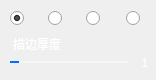
   <widget class="QWidget" name="shapeWindow">
    <property name="minimumSize">
     <size>
      <width>156</width>
      <height>80</height>
     </size>
    </property>
    <property name="maximumSize">
     <size>
      <width>156</width>
      <height>80</height>
     </size>
    </property>
    <property name="windowTitle">
     <string>ShapeWindow</string>
    </property>
    <property name="styleSheet">
     <string notr="true">#shapeWindow{
	background-color: #b3000000;
}</string>
    </property>
    <layout class="QVBoxLayout" name="verticalLayout_2">
     <property name="spacing">
      <number>0</number>
     </property>
     <property name="leftMargin">
      <number>0</number>
     </property>
     <property name="topMargin">
      <number>0</number>
     </property>
     <property name="rightMargin">
      <number>0</number>
     </property>
     <property name="bottomMargin">
      <number>0</number>
     </property>
     <item>
      <widget class="QWidget" name="widgetShape" native="true">
       <layout class="QHBoxLayout" name="horizontalLayout_4">
        <property name="spacing">
         <number>18</number>
        </property>
        <property name="leftMargin">
         <number>10</number>
        </property>
        <property name="topMargin">
         <number>10</number>
        </property>
        <property name="rightMargin">
         <number>10</number>
        </property>
        <property name="bottomMargin">
         <number>7</number>
        </property>
        <item>
         <widget class="QRadioButton" name="rdoShapeEmptyRect">
          <property name="minimumSize">
           <size>
            <width>20</width>
            <height>16</height>
           </size>
          </property>
          <property name="maximumSize">
           <size>
            <width>20</width>
            <height>16</height>
           </size>
          </property>
          <property name="styleSheet">
           <string notr="true">QRadioButton::indicator {
    width: 20px;
    height: 16px;
	image: url(:/tools/tools/rect-normal.png);
}

QRadioButton::indicator:checked {
	image: url(:/tools/tools/rect-press.png);
}</string>
          </property>
          <property name="text">
           <string/>
          </property>
          <property name="checked">
           <bool>true</bool>
          </property>
         </widget>
        </item>
        <item>
         <widget class="QRadioButton" name="rdoShapeFullRect">
          <property name="minimumSize">
           <size>
            <width>20</width>
            <height>16</height>
           </size>
          </property>
          <property name="maximumSize">
           <size>
            <width>20</width>
            <height>16</height>
           </size>
          </property>
          <property name="styleSheet">
           <string notr="true">QRadioButton::indicator {
    width: 20px;
    height: 16px;
	image: url(:/tools/tools/rect-fill-normal.png);
}

QRadioButton::indicator:checked {
	image: url(:/tools/tools/rect-fill-press.png);
}</string>
          </property>
          <property name="text">
           <string/>
          </property>
         </widget>
        </item>
        <item>
         <widget class="QRadioButton" name="rdoShapeEmptyEllipse">
          <property name="minimumSize">
           <size>
            <width>22</width>
            <height>16</height>
           </size>
          </property>
          <property name="maximumSize">
           <size>
            <width>22</width>
            <height>16</height>
           </size>
          </property>
          <property name="styleSheet">
           <string notr="true">QRadioButton::indicator {
    width: 22px;
    height: 16px;
	image: url(:/tools/tools/ellipse-normal.png);
}

QRadioButton::indicator:checked {
	image: url(:/tools/tools/ellipse-press.png);
}</string>
          </property>
          <property name="text">
           <string/>
          </property>
         </widget>
        </item>
        <item>
         <widget class="QRadioButton" name="rdoShapeFullEllipse">
          <property name="minimumSize">
           <size>
            <width>20</width>
            <height>16</height>
           </size>
          </property>
          <property name="maximumSize">
           <size>
            <width>20</width>
            <height>16</height>
           </size>
          </property>
          <property name="styleSheet">
           <string notr="true">QRadioButton::indicator {
    width: 20px;
    height: 16px;
	image: url(:/tools/tools/ellipse-fill-normal.png);
}

QRadioButton::indicator:checked {
	image: url(:/tools/tools/ellipse-fill-press.png);
}</string>
          </property>
          <property name="text">
           <string/>
          </property>
         </widget>
        </item>
       </layout>
      </widget>
     </item>
     <item>
      <widget class="QLabel" name="labelBorderSize">
       <property name="styleSheet">
        <string notr="true">font: 10pt &quot;Microsoft YaHei&quot;;
color: #ffffff;
margin: 2px 0px 2px 10px;</string>
       </property>
       <property name="text">
        <string>描边厚度</string>
       </property>
      </widget>
     </item>
     <item>
      <widget class="QWidget" name="widgetBorderSize" native="true">
       <layout class="QHBoxLayout" name="horizontalLayout_5">
        <property name="spacing">
         <number>0</number>
        </property>
        <property name="leftMargin">
         <number>10</number>
        </property>
        <property name="topMargin">
         <number>0</number>
        </property>
        <property name="rightMargin">
         <number>8</number>
        </property>
        <property name="bottomMargin">
         <number>10</number>
        </property>
        <item>
         <widget class="QSlider" name="sliderShapeThin">
          <property name="styleSheet">
           <string notr="true">QSlider::groove:horizontal {
    height: 2px;
    border-radius:1px;
	background: transparent;
}

QSlider::sub-page:horizontal {
	background-color: #ff006eff;
}

QSlider::add-page:horizontal {
    background-color: #66ffffff;
}

QSlider::handle:horizontal {
	width: 17px;
    height: 16px;
	margin: -8px 0px -8px 0px;
	border-radius:8px;
	background: qradialgradient(spread:pad, cx:0.5, cy:0.5, radius:0.5, fx:0.5, fy:0.5,   
    stop:0.45 #ff006eff, stop:0.55 #ffffff);
}</string>
          </property>
          <property name="minimum">
           <number>1</number>
          </property>
          <property name="maximum">
           <number>10</number>
          </property>
          <property name="value">
           <number>1</number>
          </property>
          <property name="orientation">
           <enum>Qt::Horizontal</enum>
          </property>
         </widget>
        </item>
        <item>
         <widget class="QLabel" name="labelThinValue">
          <property name="minimumSize">
           <size>
            <width>20</width>
            <height>0</height>
           </size>
          </property>
          <property name="maximumSize">
           <size>
            <width>20</width>
            <height>16777215</height>
           </size>
          </property>
          <property name="styleSheet">
           <string notr="true">color: rgb(255, 255, 255);
font: 10pt &quot;Microsoft YaHei&quot;;</string>
          </property>
          <property name="text">
           <string>1</string>
          </property>
          <property name="alignment">
           <set>Qt::AlignRight|Qt::AlignTrailing|Qt::AlignVCenter</set>
          </property>
         </widget>
        </item>
       </layout>
      </widget>
     </item>
    </layout>
   </widget>
